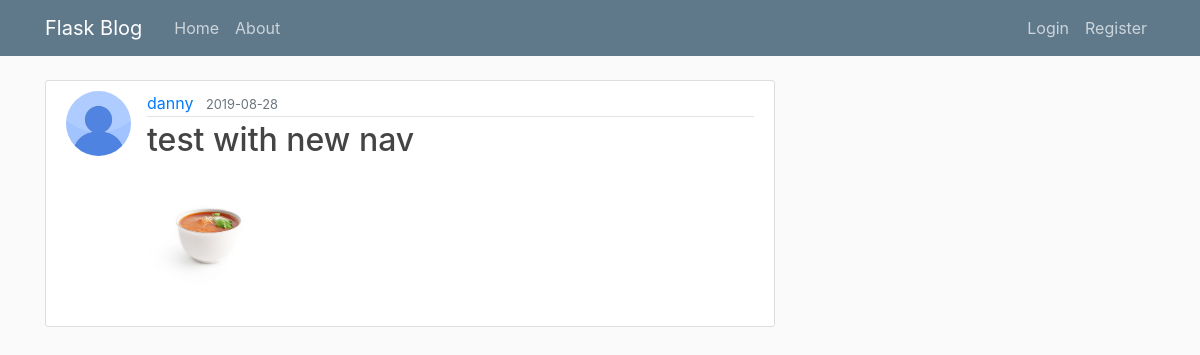
The app's page /post2/12, older data.
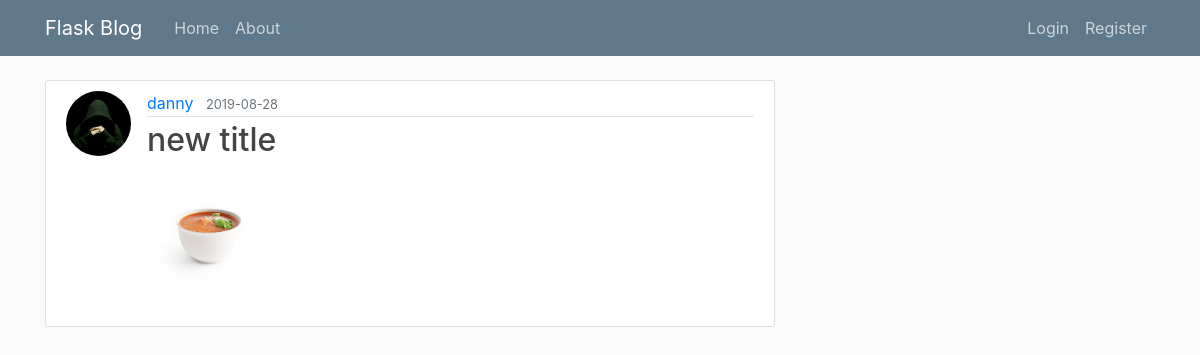
The same page, newer data.
### backend/flaskblog/models.py (models this page shows, shortened)
class User(db.Model, UserMixin):
    id = db.Column(db.Integer, primary_key=True)
    username = db.Column(db.String(20), unique=True, nullable=False)
    email = db.Column(db.String(120), unique=True, nullable=False)
    image_file = db.Column(db.String(20), nullable=False, default='2.jpg')
    password = db.Column(db.String(60), nullable=False)
    posts = db.relationship('Post', backref='author', lazy=True)

class Post(db.Model):
    id = db.Column(db.Integer, primary_key=True)
    title = db.Column(db.String(100), nullable=False)
    time = db.Column(db.String(100), nullable=False)
    serves = db.Column(db.String(100), nullable=False)
    cal = db.Column(db.String(100), nullable=False)
    date_posted = db.Column(db.DateTime, nullable=False, default=datetime.utcnow)
    ingredients = db.Column(db.PickleType(), nullable=False)
    steps = db.Column(db.PickleType(), nullable=False)
    image = db.Column(db.String(20), nullable=False, default='image.jpg')
    user_id = db.Column(db.Integer, db.ForeignKey('user.id'), nullable=False)

### backend/flaskblog/routes.py (the view)
@app.route("/post2/<int:post_id>")
def post2(post_id):
    post = Post.query.get_or_404(post_id)
    return render_template('post1.html', title=post.title, post=post)

### backend/flaskblog/templates/post1.html (shortened to what this page needs)
{% extends "layout.html" %}
{% block content %}
  <article class="media content-section">
    <img class="rounded-circle article-img" src="{{ url_for('static', filename='profile_pics/' + post.author.image_file) }}">
    <div class="media-body">
      <div class="article-metadata">
        <a class="mr-2" href="{{ url_for('user_posts', username=post.author.username) }}">{{ post.author.username }}</a>
        <small class="text-muted">{{ post.date_posted.strftime('%Y-%m-%d') }}</small>
      </div>
      <h2 class="article-title">{{ post.title }}</h2>
      <img class="rounded-circle account-img" src="{{ url_for('static', filename='post_img/' + post.image) }}">
    </div>
  </article>
{% endblock content %}

Row changes from the older to the newer data that the page shows:
changed User "danny": image_file: a different picture
changed Post: title "test with new nav" → "new title"
